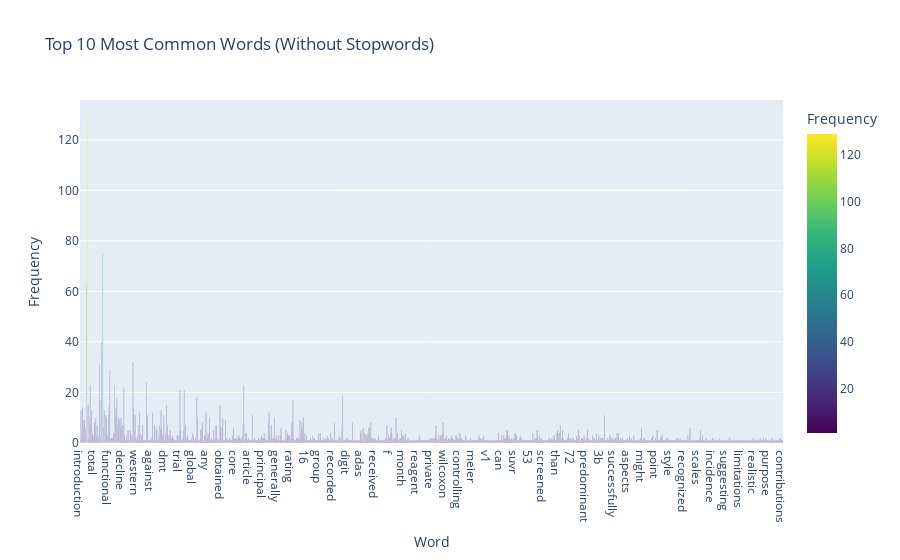

Notebook cell for this chart:
### Code cell
import pandas as pd
import json
import re
from collections import Counter
import spacy
from wordcloud import WordCloud
import matplotlib.pyplot as plt
import plotly.express as px  # Import Plotly for interactive visualizations

# Load the spaCy model for NER (make sure you have installed spaCy and downloaded the en_core_web_sm model)
nlp = spacy.load("en_core_web_sm")

# Load the cleaned train data
df = pd.read_csv("datasets/cleaned_train.csv")

# Load and display the paper's text data
paper_id = "60246e83-563c-41be-afb7-19d536fc66fc"

# Step 1: Remove Stopwords and Perform Word Frequency Analysis
def word_frequency_analysis_without_stopwords(paper_id, json_path="datasets"):
    with open(f"{json_path}/{paper_id}.json") as f:
        paper = json.load(f)
    
    # Combine all paragraphs into one string
    text = " ".join([p["text"] for p in paper])
    
    # Load stopwords
    stopwords = set(["the", "and", "in", "to", "of", "for", "with", "on", "by", "a", "an", "as", "at", "is", "was", "were", "it", "that", "this", "be", "been", "being", "has", "have", "had"])
    
    # Extract words and convert to lowercase
    words = re.findall(r'\b\w+\b', text.lower())
    
    # Remove stopwords
    filtered_words = [word for word in words if word not in stopwords]
    
    # Perform word count
    word_counts = Counter(filtered_words)
    
    # Display most common words
    print("Most common words (without stopwords):")
    for word, count in word_counts.most_common(10):
        print(f"{word}: {count}")
    
    return word_counts

# Step 2: Named Entity Recognition (NER)
def named_entity_recognition(paper_id, json_path="datasets"):
    with open(f"{json_path}/{paper_id}.json") as f:
        paper = json.load(f)
    
    # Combine all paragraphs into one string
    text = " ".join([p["text"] for p in paper])
    
    # Process text using spaCy for NER
    doc = nlp(text)
    
    # Extract entities
    entities = [ent.text for ent in doc.ents]
    entity_counts = Counter(entities)
    
    # Display most common named entities
    print("\nMost common named entities:")
    for entity, count in entity_counts.most_common(10):
        print(f"{entity}: {count}")
    
    return entity_counts

# Step 3: Generate Word Cloud
def generate_word_cloud(word_counts):
    wordcloud = WordCloud(width=800, height=400, background_color="white").generate_from_frequencies(word_counts)
    
    # Display the word cloud
    plt.figure(figsize=(10, 5))
    plt.imshow(wordcloud, interpolation="bilinear")
    plt.axis("off")
    plt.show()

# Step 4: Plotly visualization for Word Frequency
def plot_word_frequency(word_counts):
    # Prepare the data for Plotly bar chart
    words = list(word_counts.keys())
    counts = list(word_counts.values())
    
    # Create a DataFrame for better handling with Plotly
    data = pd.DataFrame({"Word": words, "Count": counts})
    
    # Create a bar chart using Plotly
    fig = px.bar(data, x="Word", y="Count", title="Top 10 Most Common Words (Without Stopwords)",
                 labels={"Word": "Word", "Count": "Frequency"}, color="Count", color_continuous_scale="Viridis")
    
    # Show the plot
    fig.show()

# Running the analysis steps
print("Word Frequency Analysis (without stopwords):")
word_counts = word_frequency_analysis_without_stopwords(paper_id, json_path="datasets")

print("\nNamed Entity Recognition (NER):")
entity_counts = named_entity_recognition(paper_id, json_path="datasets")

# Generating the word cloud from word counts
generate_word_cloud(word_counts)

# Generate the interactive Plotly graph for word frequency
plot_word_frequency(word_counts)

### Figure 1 — Plotly figure (JSON) as saved in the notebook; plotly's stock layout.template omitted (floating-point values rounded to 4 significant figures; data arrays with more than 128 entries replaced by an {"elided": "..."} marker saying what was removed)
{"data": [{"alignmentgroup": "True", "hovertemplate": "Word=%{x}<br>Frequency=%{marker.color}<extra></extra>", "legendgroup": "", "marker": {"color": {"elided": "1002 int values"}, "coloraxis": "coloraxis", "pattern": {"shape": ""}}, "name": "", "offsetgroup": "", "orientation": "v", "showlegend": false, "textposition": "auto", "type": "bar", "x": {"elided": "1002 str values"}, "xaxis": "x", "y": {"elided": "1002 int values"}, "yaxis": "y"}], "layout": {"barmode": "relative", "coloraxis": {"colorbar": {"title": {"text": "Frequency"}}, "colorscale": [[0, "#440154"], [0.1111, "#482878"], [0.2222, "#3e4989"], [0.3333, "#31688e"], [0.4444, "#26828e"], [0.5556, "#1f9e89"], [0.6667, "#35b779"], [0.7778, "#6ece58"], [0.8889, "#b5de2b"], [1, "#fde725"]]}, "legend": {"tracegroupgap": 0}, "title": {"text": "Top 10 Most Common Words (Without Stopwords)"}, "xaxis": {"anchor": "y", "domain": [0, 1], "title": {"text": "Word"}}, "yaxis": {"anchor": "x", "domain": [0, 1], "title": {"text": "Frequency"}}}}
